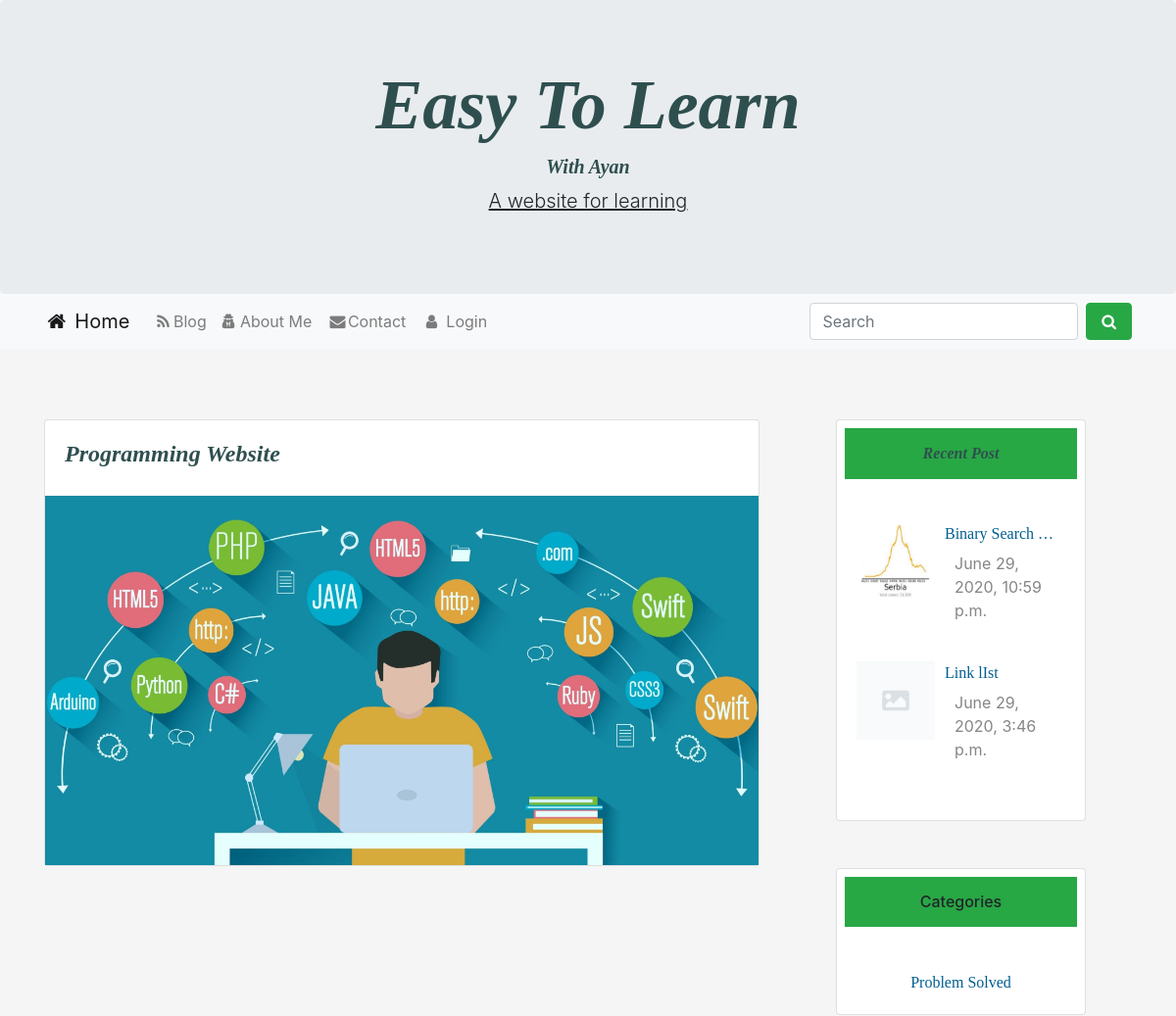
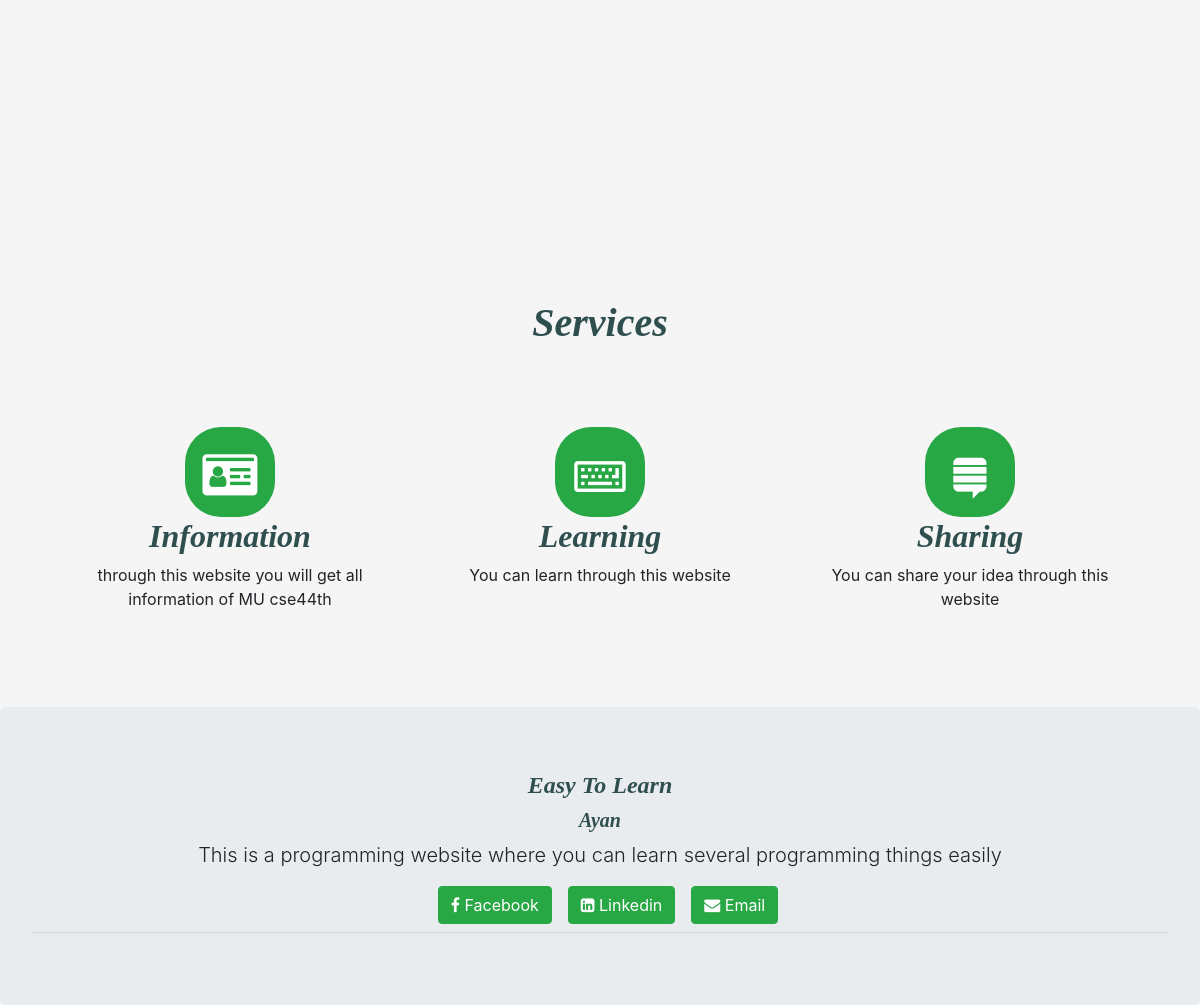
The page / on the database its author committed (2 pictures, top to bottom).
### home/models.py (models this page shows, shortened)
class Post(models.Model):
    category = models.ForeignKey(Category, on_delete=models.CASCADE)
    postAuthor = models.CharField(max_length=200)
    postId = models.AutoField(primary_key=True, auto_created=True)
    postTitle = models.CharField(max_length=200)
    postTimeDate = models.DateTimeField(auto_now_add=True, auto_now=False, blank=True)
    postInC = models.TextField()
    postInCplus = models.TextField()
    postInPython = models.TextField()
    postDescriptions = models.TextField()
    postUrl = models.TextField(blank=True)
    postImage = models.ImageField(blank=True, null=True)
    views = models.IntegerField(default=0)
    def get_photo_url(self):
        if self.postImage and hasattr(self.postImage, 'url'):
            return self.postImage.url
        else:
            return "/static/no.png"

class Category(models.Model):
    category = models.CharField(max_length=200, primary_key=True)

### home/views.py (the view)
# urls.py: path('', views.home, name='home'),
def home(request):
    Recent = Post.objects.all().order_by('-postTimeDate')[0:3]
    cat = Category.objects.all()[0:3]
    context = {'RecentPost': Recent,
               'Categories': cat, }
    return render(request, 'home.html', context)

### templates/home.html (shortened to what this page needs)
{% extends 'base.html' %}
{% load static %}
 {% block body %}
  <div class="row">
     <div class="col-sm-8 mb-5">
<div class="card promoting-card">
  <div class="card-body d-flex flex-row">
    <div>
      <h4 class="card-title font-weight-bold mb-2" id="heading">Programming Website</h4>
    </div>
  </div>
  <div class="view overlay">
    <img class="card-img-top rounded-0" src="{% static 'pp.jpg' %}" alt="Card image cap">
  </div>
</div>
     </div>
  <div class="col-sm-3 ml-lg-5">
<div class="card promoting-card">
<h6 class="bg-success m-2  p-3 text-center" id="heading">Recent Post</h6>
 <div class="card-body">
                        <div class="mt-3">
                             {% for post in RecentPost%}
                            <img style="float:left;" class="d-inline-block" src="{{ post.get_photo_url }}" height=80;
                                width=80; alt="abc">
                            <a href="{% url 'readMore' post.postId %}">
                                <p  style="margin-left:90px;" class="text-style">
                                    {{ post.postTitle |truncatewords:2 }}
                                </p>
                            </a>
                            <p style="margin-left:100px; margin-top:-10px;" class="description">{{ post.postTimeDate }}</p>
                            <br>
                             {% endfor %}
                        </div>
                    </div>
</div>
<div class="card promoting-card mt-5">
<h6 class="bg-success m-2 p-3 text-center " id="heading ">Categories</h6>
  <div class="card-body">
                        <div class="mt-3 text-center">
                             {% for cat in Categories%}
                            <a class="text-style" href="#"> {{cat.category}} </a><br>
                             {% endfor %}
                        </div>
                    </div>
</div>
  </div>
  </div>
{% endblock body %}

### static/css/style.css (style rules this page uses)
#heading { font-family:bitter,georgia,"times new roman",times,serif; font-weight:bold; color:#2F4F4F; font-style: italic }
.description { color:#868686; fon-weight:bold; margin-top:-2px; }
.text-style { font-family:bitter,georgia,"times new roman",times,serif; color:#005E90; }

### rows shown on the page
Post: get_photo_url (picture), postTitle "Binary Search …", postTimeDate "June 29, 2020, 10:59 p.m."
Post: shows a picture, postTitle "Link lIst", postTimeDate "June 29, 2020, 3:46 p.m."
Category: category "Problem Solved"
